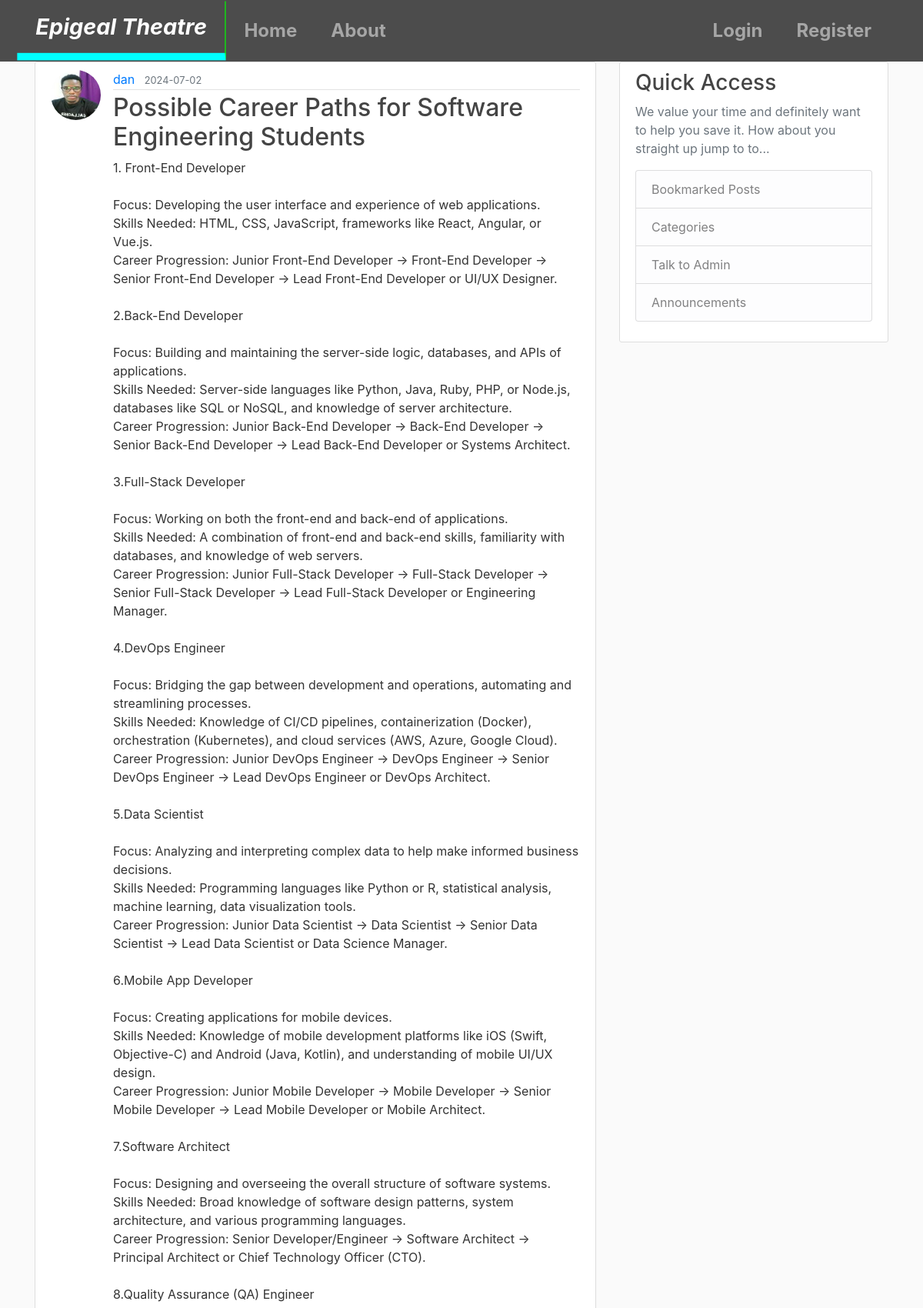
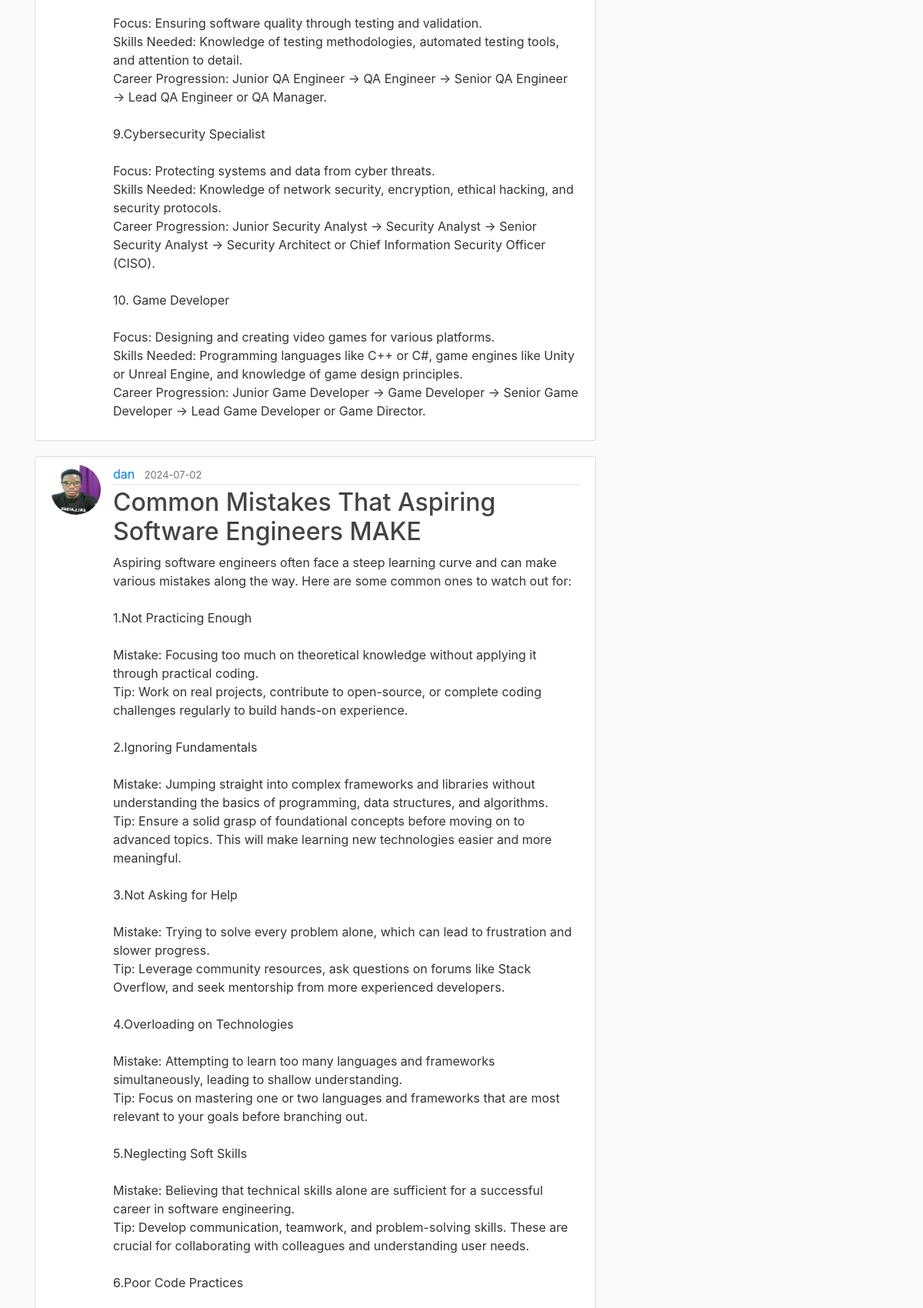
The page /home?page=2 (upper part) on the database its author committed (2 pictures, top to bottom).
### flaskblog/models.py (models this page shows, shortened)
class Post(db.Model):
	id = db.Column(db.Integer,primary_key=True)
	title=db.Column(db.String(100), nullable=False)
	date_posted = db.Column(db.DateTime, nullable=False, default=datetime.utcnow)
	content = db.Column(db.Text, nullable=False)
	user_id =db.Column(db.Integer, db.ForeignKey('user.id'), nullable=False)

class User(db.Model, UserMixin):
	id = db.Column(db.Integer, primary_key=True)
	username =  db.Column(db.String(20), unique=True,nullable=False)
	email = db.Column(db.String(120), unique=True,nullable=False)
	image_file = db.Column(db.String(20),nullable=False, default = 'default.jpg')
	password = db.Column(db.String(60),nullable=False)
	posts = db.relationship('Post', backref='author', lazy=True)

### flaskblog/main/routes.py (the view)
@main.route("/")
@main.route("/home")
def home():
	page = request.args.get('page',1, type=int)
	posts = Post.query.order_by(Post.date_posted.desc()).paginate(page=page, per_page=5)
	return render_template('home.html', posts=posts)

### flaskblog/templates/home.html (shortened to what this page needs)
{% extends "layout.html" %}
{% block content %}
	{% for post in posts.items %}
	<article class="media content-section">
		<img class= "rounded-circle article-img" src="{{ url_for('static', filename='assets/' + post.author.image_file) }}">
		<div class="media-body">
		    <div class="article-metadata">
		      <a class="mr-2" href="{{ url_for('users.user_posts', username=post.author.username) }}">{{ post.author.username }}</a>
		      <small class="text-muted">{{ post.date_posted.strftime('%Y-%m-%d') }}</small>
		    </div>
		    <h2><a class="article-title" href="{{ url_for('posts.post', post_id=post.id) }}">{{ post.title }}</a></h2>
		    <p class="article-content">{{ post.content }}</p>
		</div>
	</article>
	{% endfor %}
{% endblock content %}

### flaskblog/static/main.css (style rules this page uses)
body { background: #fafafa; color: #333333; margin-top: 5rem; }
h1, h2, h3, h4, h5, h6 { color: #444444; }
.content-section { background: #ffffff; padding: 10px 20px; border: 1px solid #dddddd; border-radius: 3px; margin-bottom: 20px; }
.article-title { color: #444444; }
.article-content { white-space: pre-line; }
.article-img { height: 65px; width: 65px; margin-right: 16px; }
.article-metadata { padding-bottom: 1px; margin-bottom: 4px; border-bottom: 1px solid #e3e3e3 }

### rows shown on the page
Post: image_file (picture), author.username "dan", date_posted "2024-07-02", title "Possible Career Paths for Software Engineering Students", content "1. Front-End Developer Focus: Developing the user interface and experience of web applications. Skills Needed: HTML, CSS, JavaScript, frameworks like React, Angular, or Vue.js. Career Progression: Junior Front-End Developer → Front-End Developer → Senior Front-End Developer → Lead Front-End Developer or UI/UX Designer. 2.Back-End Developer Focus: Building and maintaining the server-side logic, databases, and APIs of applications. Skills Needed: Server-side languages like Python, Java, Ruby, PHP, or Node.js, databases like SQL or NoSQL, and knowledge of server architecture. Career Progression: Junior Back-End Developer → Back-End Developer → Senior Back-End Developer → Lead Back-End…"
Post: image_file (picture), author.username "dan", date_posted "2024-07-02", title "Common Mistakes That Aspiring Software Engineers MAKE"
